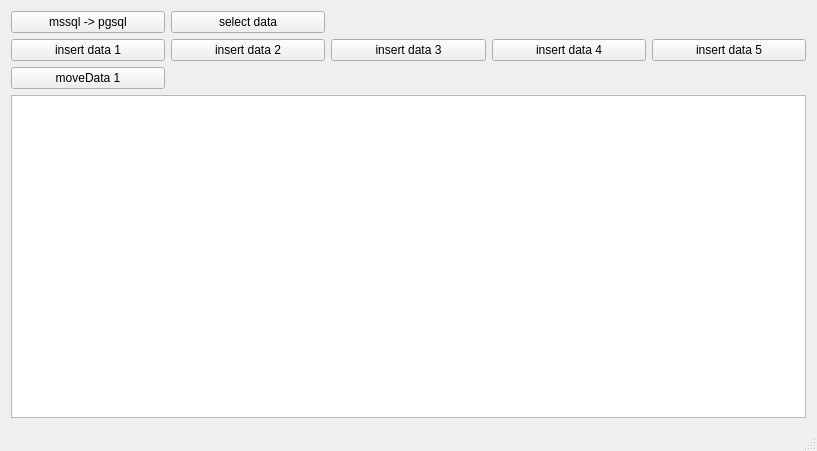
<?xml version="1.0" encoding="UTF-8"?>
<ui version="4.0">
 <class>MainWindow</class>
 <widget class="QMainWindow" name="MainWindow">
  <property name="geometry">
   <rect>
    <x>0</x>
    <y>0</y>
    <width>817</width>
    <height>451</height>
   </rect>
  </property>
  <property name="windowTitle">
   <string>MS SQL Demo</string>
  </property>
  <widget class="QWidget" name="centralWidget">
   <layout class="QVBoxLayout" name="verticalLayout">
    <item>
     <layout class="QGridLayout" name="gridLayout">
      <item row="0" column="1">
       <widget class="QPushButton" name="btnSelectData">
        <property name="text">
         <string>select data</string>
        </property>
       </widget>
      </item>
      <item row="1" column="1">
       <widget class="QPushButton" name="btnInsertData2">
        <property name="text">
         <string>insert data 2</string>
        </property>
       </widget>
      </item>
      <item row="1" column="0">
       <widget class="QPushButton" name="btnInsertData1">
        <property name="text">
         <string>insert data 1</string>
        </property>
       </widget>
      </item>
      <item row="1" column="4">
       <widget class="QPushButton" name="btnInsertData5">
        <property name="text">
         <string>insert data 5</string>
        </property>
       </widget>
      </item>
      <item row="1" column="3">
       <widget class="QPushButton" name="btnInsertData4">
        <property name="text">
         <string>insert data 4</string>
        </property>
       </widget>
      </item>
      <item row="1" column="2">
       <widget class="QPushButton" name="btnInsertData3">
        <property name="text">
         <string>insert data 3</string>
        </property>
       </widget>
      </item>
      <item row="0" column="0">
       <widget class="QPushButton" name="btnCopyData">
        <property name="text">
         <string>mssql -&gt; pgsql</string>
        </property>
       </widget>
      </item>
      <item row="2" column="0">
       <widget class="QPushButton" name="btnMoveData1">
        <property name="text">
         <string>moveData 1</string>
        </property>
       </widget>
      </item>
     </layout>
    </item>
    <item>
     <widget class="QTableView" name="tableView">
      <property name="sizePolicy">
       <sizepolicy hsizetype="Expanding" vsizetype="Expanding">
        <horstretch>0</horstretch>
        <verstretch>0</verstretch>
       </sizepolicy>
      </property>
     </widget>
    </item>
   </layout>
  </widget>
  <widget class="QMenuBar" name="menuBar">
   <property name="geometry">
    <rect>
     <x>0</x>
     <y>0</y>
     <width>817</width>
     <height>22</height>
    </rect>
   </property>
  </widget>
  <widget class="QStatusBar" name="statusBar"/>
 </widget>
 <layoutdefault spacing="6" margin="11"/>
 <resources/>
 <connections/>
</ui>
